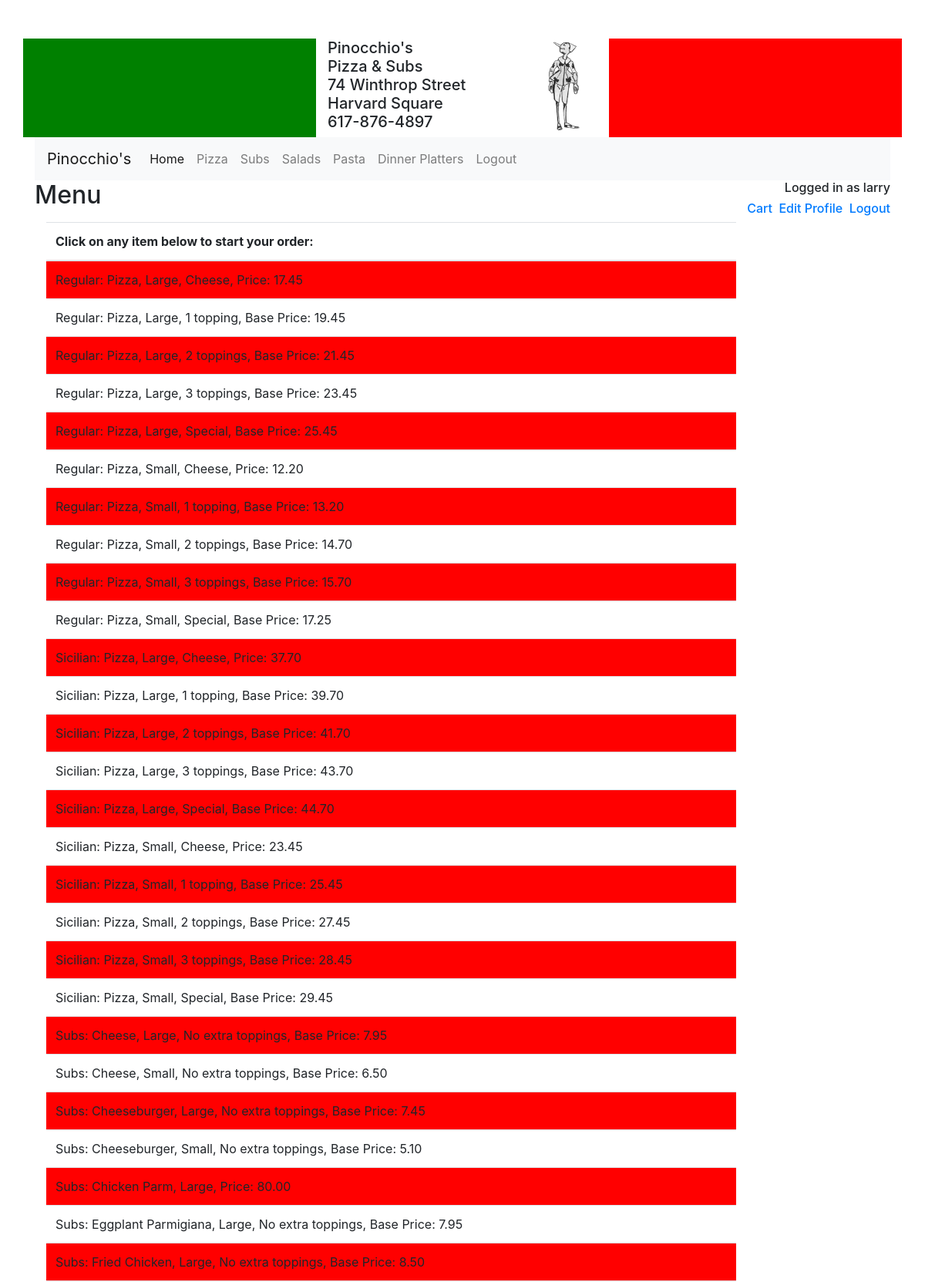
The app's page / (signed in, upper part) with its own data.
### orders/models.py (models this page shows, shortened)
class MenuItem(models.Model):
    SIZE_CHOICES = (
        ('S', 'Small'),
        ('L', 'Large'),
        ('', ''),
    )
    TOPPING_CHOICES =(
        (0, 'No extra toppings'),
        (1, '1 topping'),
        (2, '2 toppings'),
        (3, '3 toppings'),
        (5, 'Special'),
    )
    OPTION_CHOICES =(
        ('Y', 'Yes'),
        ('N', 'No'),
        ('C', 'Cheese-only'),
    )
    CRUST_CHOICES = (
        ('S', 'Sicilian'),
        ('R', 'Italian'),
        ('', '')
    )
    type_new = models.ForeignKey(Type, on_delete=models.CASCADE, default=0, null=True)
    name = models.CharField(max_length = 32)
    options = models.CharField(max_length =1, choices= OPTION_CHOICES, default='N')
    size = models.CharField(max_length=1, blank=True, choices=SIZE_CHOICES)
    price = models.DecimalField(decimal_places=2, max_digits=5)
    number_of_toppings = models.SmallIntegerField(choices=TOPPING_CHOICES, default=0)
    crust = models.CharField(max_length=1, blank=True, choices=CRUST_CHOICES, default='')
    class Meta:
        ordering = ('type_new', 'name', 'size', 'number_of_toppings')
    def __str__(self):
        if ((self.type_new.description == 'Sicilian' or  self.type_new.description == 'Regular') and
                self.number_of_toppings == 0):
            return f"{self.type_new.description}: {self.name}, {self.get_size_display()}, Cheese, Price: {self.price}"
        if self.number_of_toppings == 0 and self.options != 'C':
            return f"{self.type_new.description}: {self.name}, {self.get_size_display()}, Price: {self.price}"
        else:
            return f"{self.type_new.description}: {self.name}, {self.get_size_display()}, {self.get_number_of_toppings_display()}, Base Price: {self.price}"

class Type(models.Model):
    description = models.CharField(max_length=20)
    order_on_menu = models.IntegerField(default=0)
    image_name  = models.CharField(max_length=32, null=True)
    class Meta:
        ordering = ('order_on_menu',)

### orders/views.py (the view)
# urls.py: path("", views.index, name="index"),
def index(request):
    if not request.user.is_authenticated:
        return render(request, "users/login.html", {"message": None})
    items = MenuItem.objects.all()
    context = {
        "user": request.user,
        "items": items,
        "type": False
    }
    return render(request, "orders/index.html", context)

### orders/templates/orders/index.html (shortened to what this page needs)
{% extends "users/base.html" %}
{% block body %}
<div class="container">
  <nav class="navbar navbar-expand-lg navbar-light bg-light">
    <a class="navbar-brand" href="#">Pinocchio's</a>
    <div class="collapse navbar-collapse" id="navbarSupportedContent">
      <ul class="navbar-nav mr-auto">
        <li class="nav-item active">
          <a class="nav-link" href="{% url 'index' %}">Home <span class="sr-only">(current)</span></a>
        </li>
        <li class="nav-item">
          <a class="nav-link" href="{% url 'indexf' 1 %}"#>Pizza</a>
        </li>
        <li class="nav-item">
          <a class="nav-link" href="{% url 'indexf' 2 %}">Subs</a>
        </li>
        <li class="nav-item">
          <a class="nav-link" href="{% url 'indexf' 4 %}">Salads</a>
        </li>
        <li class="nav-item">
          <a class="nav-link" href="{% url 'indexf' 3 %}">Pasta</a>
        </li>
        <li class="nav-item">
          <a class="nav-link" href="{% url 'indexf' 5 %}">Dinner Platters</a>
        </li>
        <li class="nav-item">
          <a class="nav-link" href=#>Logout</a>
        </li>
      </ul>
    </div>
  </nav>
  <div class="row">
    <div class="col-sm-6">
      {% if type%}
      <h2>{{ type.description}}</h2>
      {% else %}
      <h2>Menu</h2>
      {% endif %}
    </div>
    <div class="col-sm-6">
      <div class="text-right">
        <h6>Logged in as {{ user.username }}</h6>
        <h6><a href="{% url 'review_order' %}">Cart</a>&nbsp&nbsp<a href="{% url 'profile' user.id %}">Edit Profile</a>&nbsp&nbsp<a href="{% url 'logout' %}">Logout</a></h6>
      </div>
    </div>
  </div>
</div>
<div class="container" width="60%">
  <div class="col-sm-10">
    <div class="d-flex">
      <table class="table table-striped">
        <thead>
          <tr>
            <th>Click on any item below to start your order:</th>
          </tr>
        </thead>
        <tbody>
          {% for item in items %}
          <tr class='clickable-row' data-href="{% url 'item' item.id %}">
              <td>{{ item}}</td>
          </tr>
          {% endfor %}
        </tbody>
      </table>
    </div>
  </div>
</div>
{% endblock %}

### orders/templates/users/base.html (shortened to what this page needs)
<!DOCTYPE html>
<html lang="en">
    <head>
        <link rel="stylesheet" href="https://stackpath.bootstrapcdn.com/bootstrap/4.1.3/css/bootstrap.min.css">
        <link rel="stylesheet" href="https://cdnjs.cloudflare.com/ajax/libs/bootstrap-star-rating/4.0.3/css/star-rating.min.css" />
    </head>
    <body>
      <div class="container">
        <div class="col-sm-10" style="height:50px;"></div>
        <div class="row">
          <div class="col-sm-4" id='green'>
          </div>
          <div class="col-sm-3">
                  <h5>Pinocchio's<br />
                     Pizza &amp; Subs<br />
                     74 Winthrop Street<br />
                     Harvard Square<br />
                     617-876-4897</h5>
          </div>
          <div class="col-sm-1">
            <img height="120" src="/static/pinocchio_72.gif" alt="Pinocchio"/>
          </div>
          <div class="col-sm-4" id='red'>
          </div>
        </div>
      </div>
        {% block body %}
        {% endblock %}
    </body>
</html>

### orders/templates/users/base.html (style rules this page uses)
.table-striped>tbody>tr:nth-of-type(odd) { background-color: red; }
#green { background-color: green; }
#red { background-color: red; }

### records on screen
MenuItem: type_new+number_of_toppings+name "Regular: Pizza, Large, Cheese, Price: 17.45"
MenuItem: type_new+number_of_toppings+name "Regular: Pizza, Large, 1 topping, Base Price: 19.45"
MenuItem: type_new+number_of_toppings+name "Regular: Pizza, Large, 2 toppings, Base Price: 21.45"
MenuItem: type_new+number_of_toppings+name "Regular: Pizza, Large, 3 toppings, Base Price: 23.45"
MenuItem: type_new+number_of_toppings+name "Regular: Pizza, Large, Special, Base Price: 25.45"
MenuItem: type_new+number_of_toppings+name "Regular: Pizza, Small, Cheese, Price: 12.20"
MenuItem: type_new+number_of_toppings+name "Regular: Pizza, Small, 1 topping, Base Price: 13.20"
MenuItem: type_new+number_of_toppings+name "Regular: Pizza, Small, 2 toppings, Base Price: 14.70"
MenuItem: type_new+number_of_toppings+name "Regular: Pizza, Small, 3 toppings, Base Price: 15.70"
MenuItem: type_new+number_of_toppings+name "Regular: Pizza, Small, Special, Base Price: 17.25"
MenuItem: type_new+number_of_toppings+name "Sicilian: Pizza, Large, Cheese, Price: 37.70"
MenuItem: type_new+number_of_toppings+name "Sicilian: Pizza, Large, 1 topping, Base Price: 39.70"
MenuItem: type_new+number_of_toppings+name "Sicilian: Pizza, Large, 2 toppings, Base Price: 41.70"
MenuItem: type_new+number_of_toppings+name "Sicilian: Pizza, Large, 3 toppings, Base Price: 43.70"
MenuItem: type_new+number_of_toppings+name "Sicilian: Pizza, Large, Special, Base Price: 44.70"
MenuItem: type_new+number_of_toppings+name "Sicilian: Pizza, Small, Cheese, Price: 23.45"
MenuItem: type_new+number_of_toppings+name "Sicilian: Pizza, Small, 1 topping, Base Price: 25.45"
MenuItem: type_new+number_of_toppings+name "Sicilian: Pizza, Small, 2 toppings, Base Price: 27.45"
MenuItem: type_new+number_of_toppings+name "Sicilian: Pizza, Small, 3 toppings, Base Price: 28.45"
MenuItem: type_new+number_of_toppings+name "Sicilian: Pizza, Small, Special, Base Price: 29.45"
MenuItem: type_new+number_of_toppings+options "Subs: Cheese, Large, No extra toppings, Base Price: 7.95"
MenuItem: type_new+number_of_toppings+options "Subs: Cheese, Small, No extra toppings, Base Price: 6.50"
MenuItem: type_new+number_of_toppings+options "Subs: Cheeseburger, Large, No extra toppings, Base Price: 7.45"
MenuItem: type_new+number_of_toppings+options "Subs: Cheeseburger, Small, No extra toppings, Base Price: 5.10"
MenuItem: type_new+number_of_toppings+options "Subs: Chicken Parm, Large, Price: 80.00"
MenuItem: type_new+number_of_toppings+options "Subs: Eggplant Parmigiana, Large, No extra toppings, Base Price: 7.95"
MenuItem: type_new+number_of_toppings+options "Subs: Fried Chicken, Large, No extra toppings, Base Price: 8.50"

### other values on screen
{{ user.username }} "larry"
